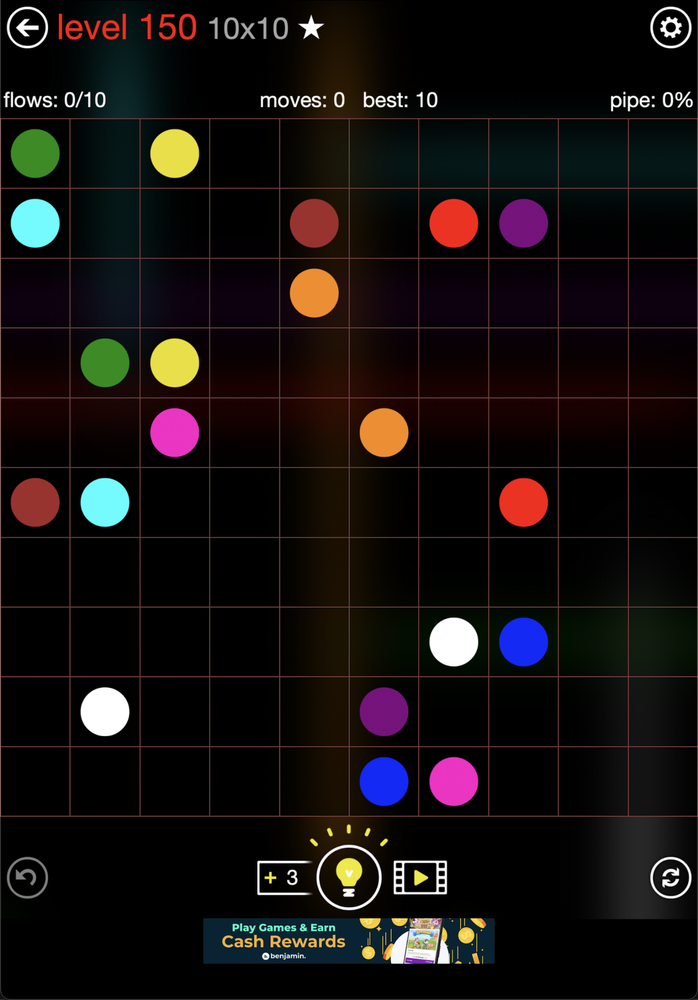
#> input picture tests/standard_rectangular/10x10mania-150.png, 698 x 1000 px, shrunk from 1392 x 1994 before the run
$ python time_benchmark.py
#> lines starting #> are read from the running program, lines starting #| are printed output that depends on the picture
'''Compare time for different kernels on morphological operations & shape detection.'''

import cv2
import numpy as np
import time

if __name__ == '__main__':
    image = cv2.imread('../standard_rectangular/10x10mania-150.png', cv2.IMREAD_GRAYSCALE)
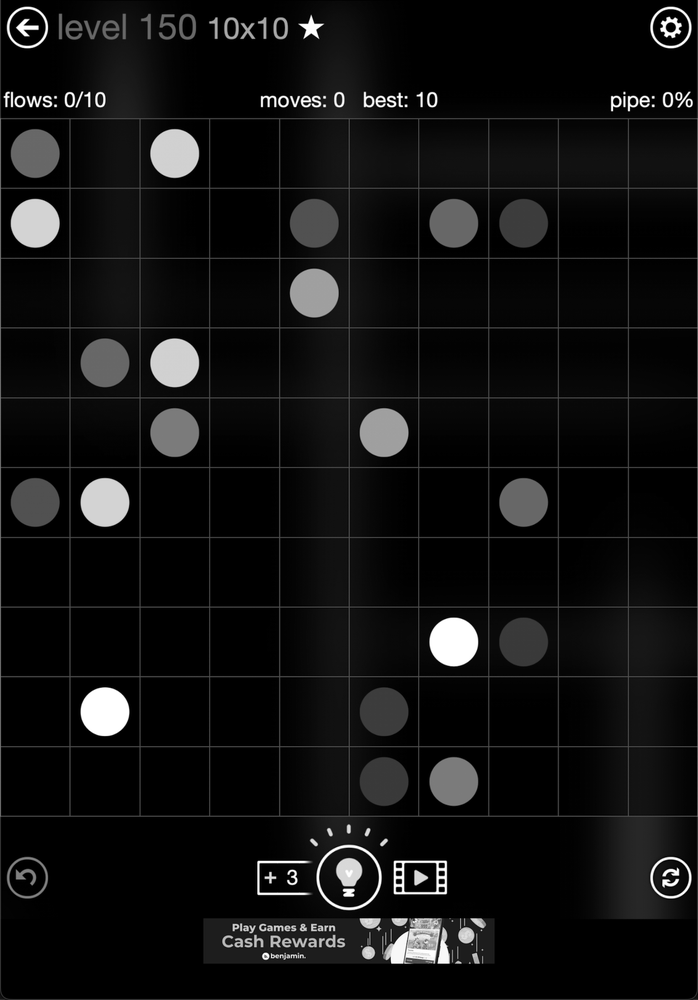
#> image: shape (1000, 698); min 0, max 255, mean 17.5

    kernels = {
        f'{i}x{i}': cv2.getStructuringElement(cv2.MORPH_RECT, (i,i)) for i in range(1,13,2)
    }

    for size, kernel in kernels.items():
        start_time = time.time()
        dilated_image = cv2.dilate(image, kernel, iterations=1)
        eroded_image = cv2.erode(dilated_image, kernel, iterations=1)
        end_time = time.time()
        print(f"{size} kernel: {end_time - start_time:.5f} s")
#> this loop made 6 passes
#> pass 2, `dilated_image = cv2.dilate(image, kernel, iterations=1)`:
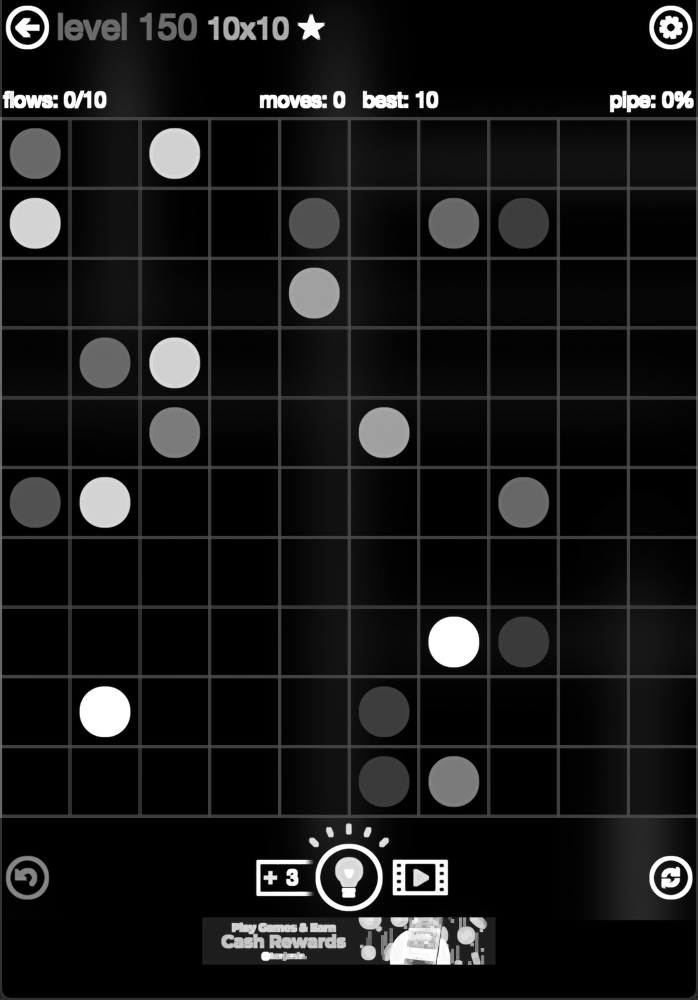
#> dilated_image: shape (1000, 698); min 0, max 255, mean 23.9
#> pass 3, `dilated_image = cv2.dilate(image, kernel, iterations=1)`:
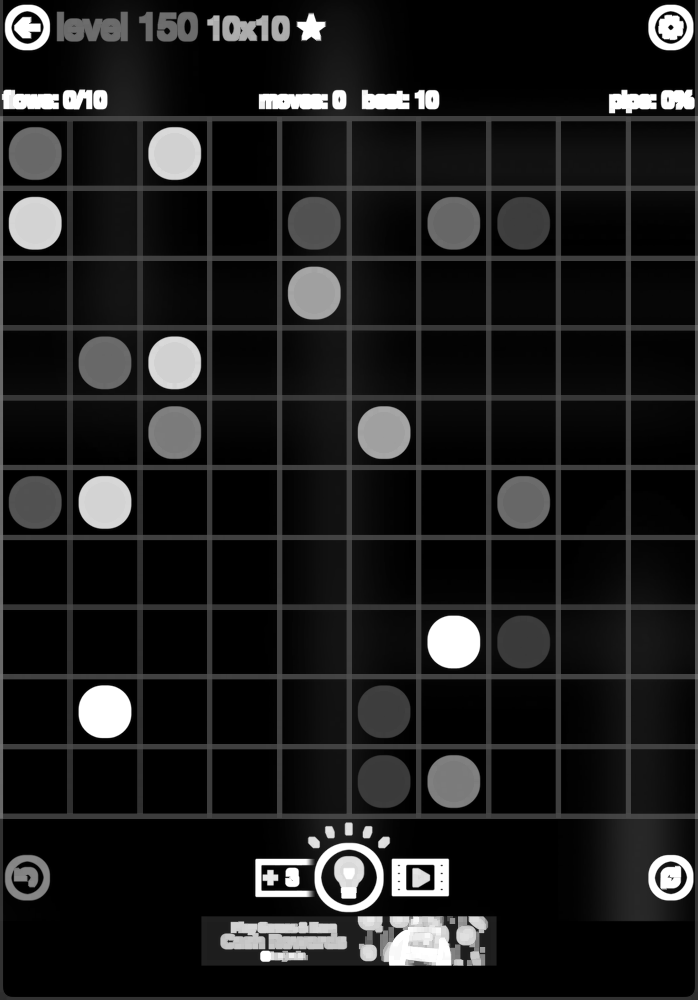
#> dilated_image: shape (1000, 698); min 0, max 255, mean 29.7
#> after the loop:
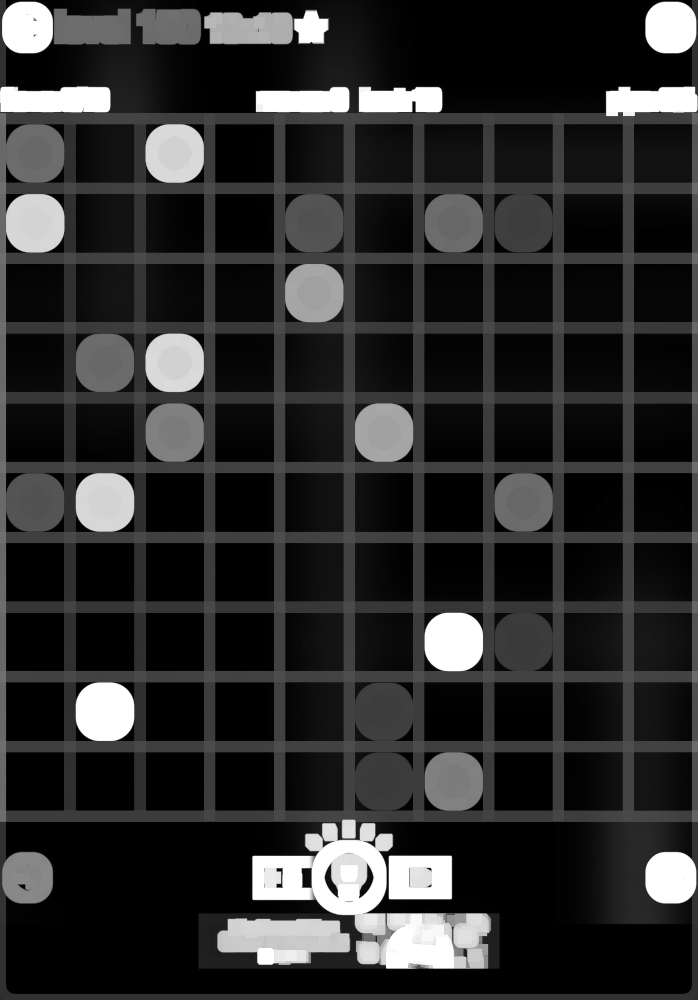
#> dilated_image: shape (1000, 698); min 0, max 255, mean 45.1

$ run again, with tests/standard_rectangular/rectangle-150.png copied over tests/standard_rectangular/10x10mania-150.png
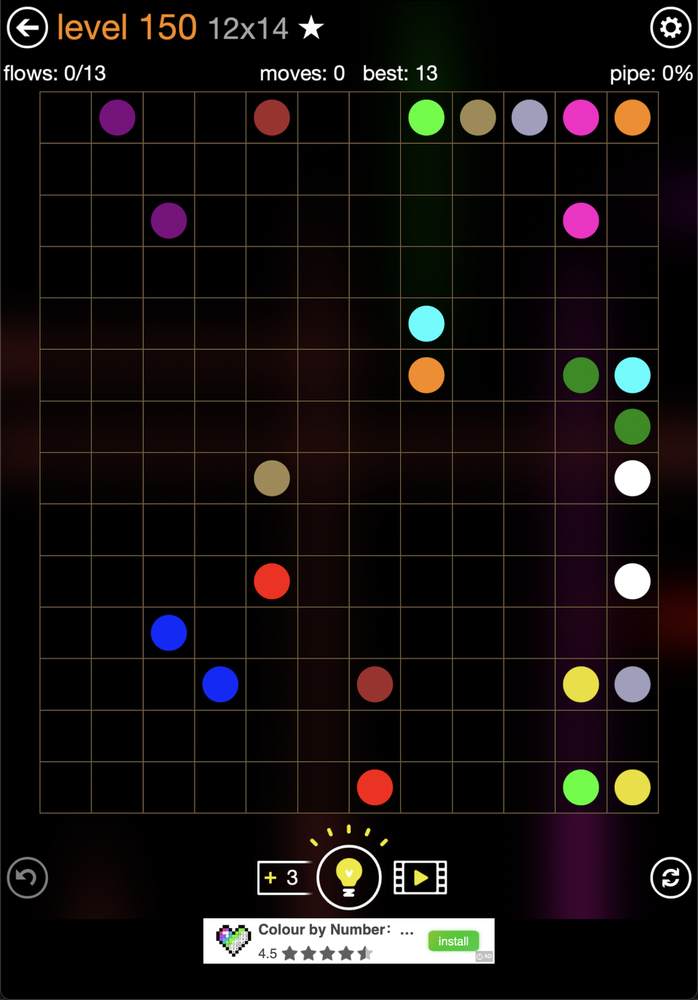
#> input picture tests/standard_rectangular/rectangle-150.png, 698 x 1000 px, shrunk from 1392 x 1994 before the run
#> `image = cv2.imread('../standard_rectangular/10x10mania-150.png', cv2.I..`:
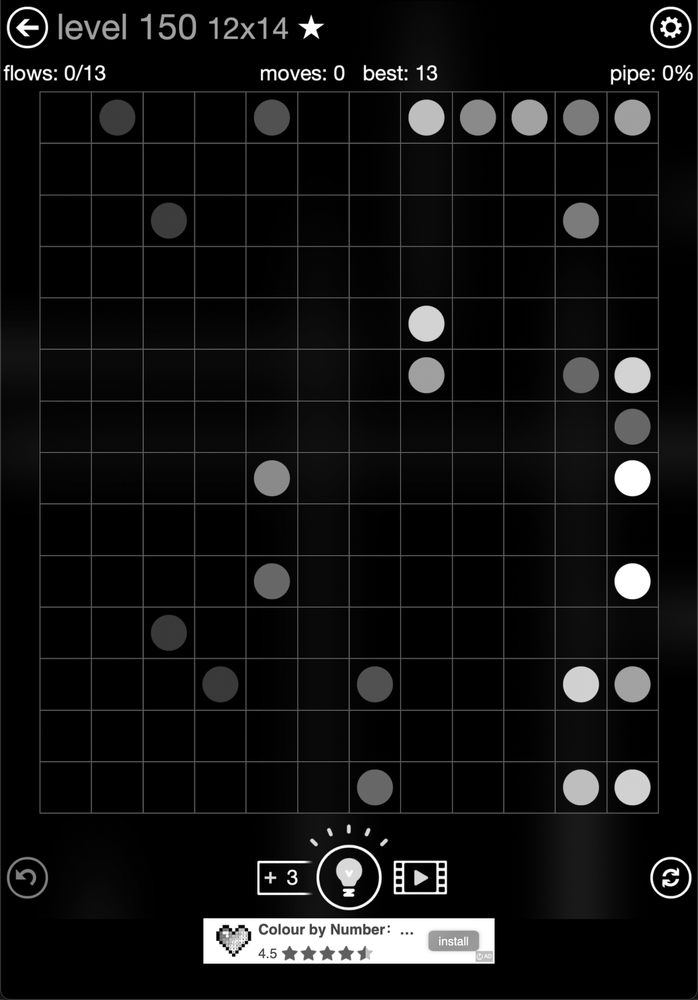
#> image: shape (1000, 698); min 0, max 255, mean 17.8
#> after the loop `for size, kernel in kernels.items():`:
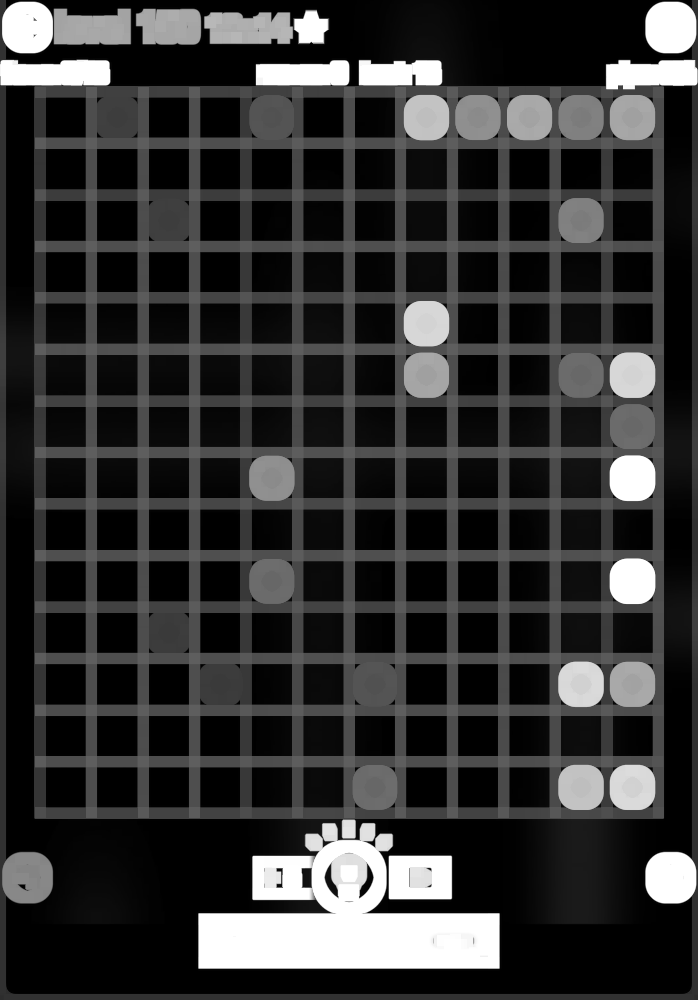
#> dilated_image: shape (1000, 698); min 0, max 255, mean 51

$ run again, with tests/standard_rectangular/tower-150.png copied over tests/standard_rectangular/10x10mania-150.png
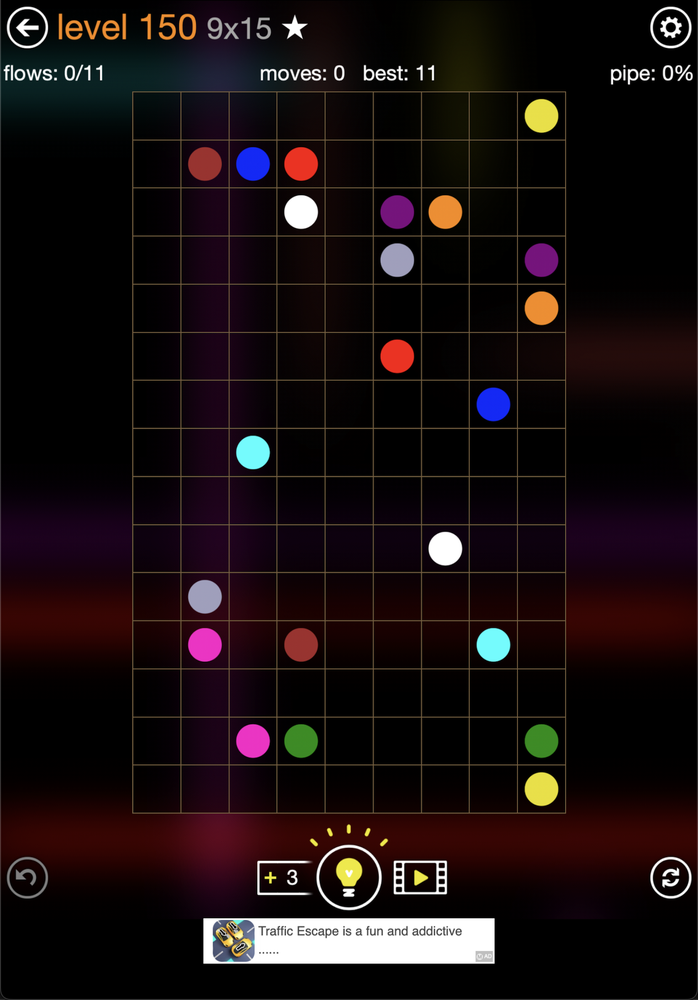
#> input picture tests/standard_rectangular/tower-150.png, 698 x 1000 px, shrunk from 1392 x 1994 before the run
#> `image = cv2.imread('../standard_rectangular/10x10mania-150.png', cv2.I..`:
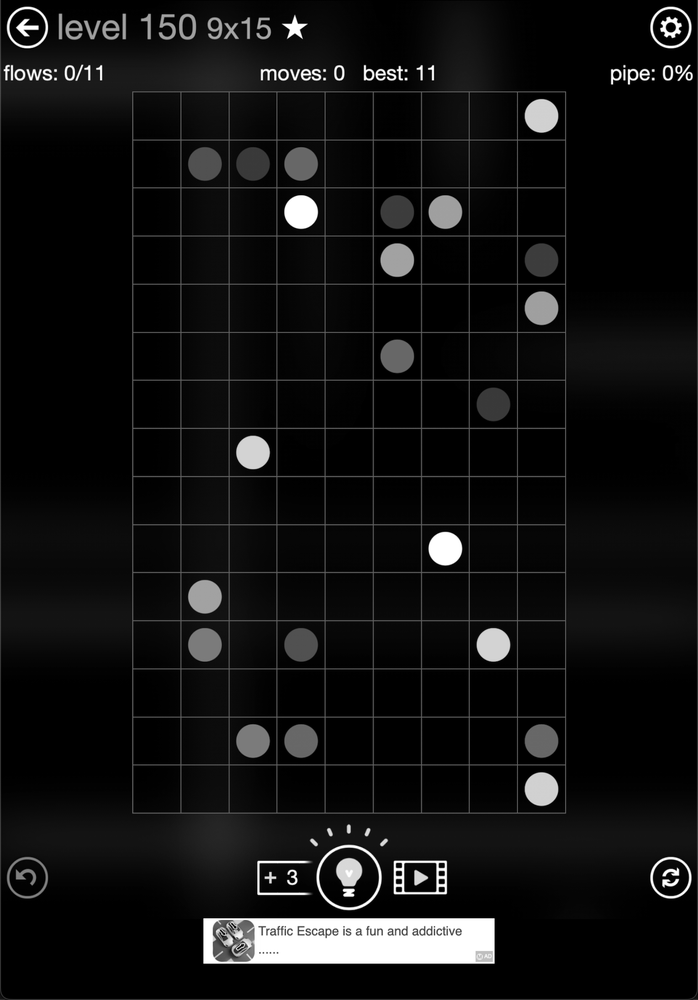
#> image: shape (1000, 698); min 0, max 255, mean 17.7
#> after the loop `for size, kernel in kernels.items():`:
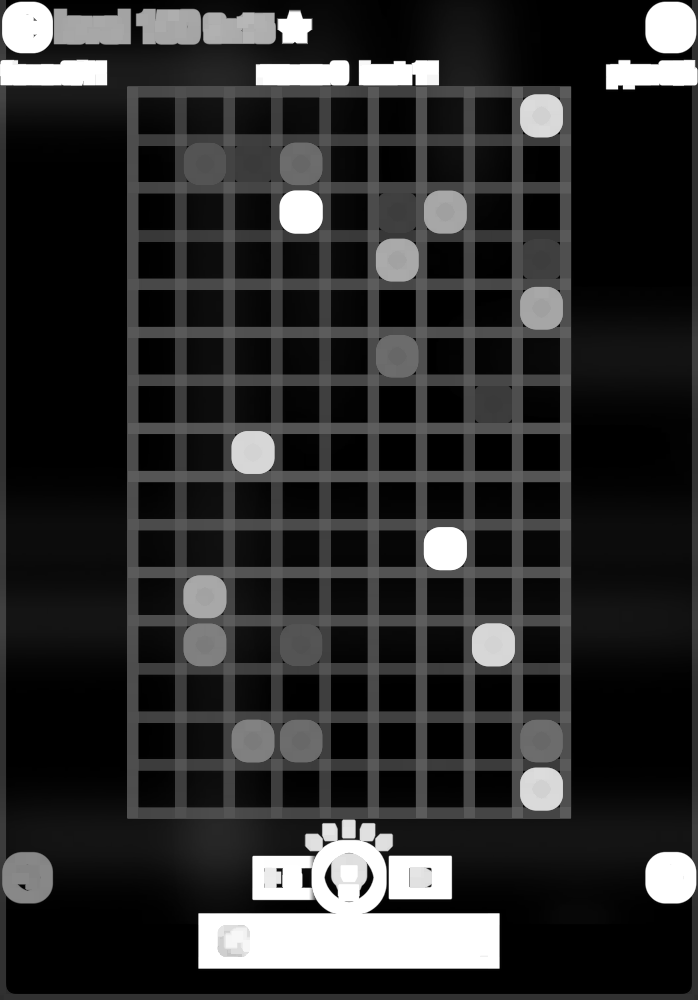
#> dilated_image: shape (1000, 698); min 0, max 255, mean 45.1
